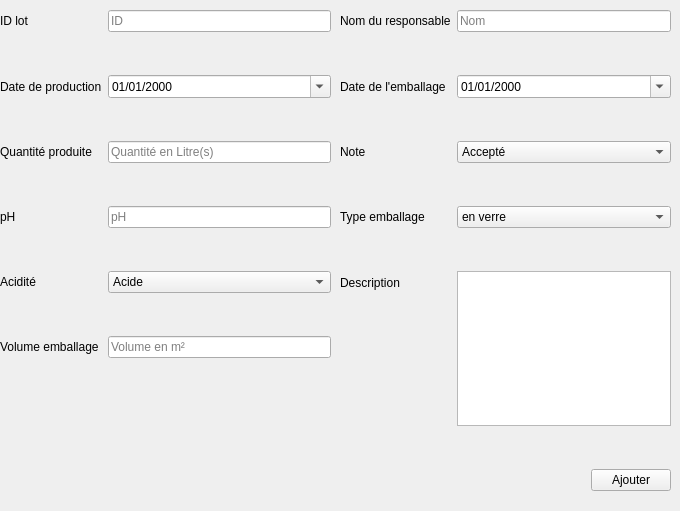
          <widget class="QWidget" name="ajoutpersonnel_2">
           <widget class="QWidget" name="formLayoutWidget_4">
            <property name="geometry">
             <rect>
              <x>340</x>
              <y>10</y>
              <width>331</width>
              <height>481</height>
             </rect>
            </property>
            <layout class="QFormLayout" name="formLayout_4">
             <property name="verticalSpacing">
              <number>43</number>
             </property>
             <item row="0" column="0">
              <widget class="QLabel" name="nomresponsableLabel">
               <property name="text">
                <string>Nom du responsable</string>
               </property>
              </widget>
             </item>
             <item row="0" column="1">
              <widget class="QLineEdit" name="nomresponsableLineEdit">
               <property name="placeholderText">
                <string>Nom</string>
               </property>
              </widget>
             </item>
             <item row="1" column="0">
              <widget class="QLabel" name="dateemballageLabel">
               <property name="text">
                <string>Date de l'emballage</string>
               </property>
              </widget>
             </item>
             <item row="1" column="1">
              <widget class="QDateEdit" name="dateemballageDateEdit">
               <property name="displayFormat">
                <string>dd/MM/yyyy</string>
               </property>
               <property name="calendarPopup">
                <bool>true</bool>
               </property>
              </widget>
             </item>
             <item row="2" column="0">
              <widget class="QLabel" name="noteLabel">
               <property name="text">
                <string>Note</string>
               </property>
              </widget>
             </item>
             <item row="2" column="1">
              <widget class="QComboBox" name="noteComboBox">
               <item>
                <property name="text">
                 <string>Accepté</string>
                </property>
               </item>
               <item>
                <property name="text">
                 <string>En cours</string>
                </property>
               </item>
               <item>
                <property name="text">
                 <string>Rejeté</string>
                </property>
               </item>
              </widget>
             </item>
             <item row="4" column="0">
              <widget class="QLabel" name="descriptionLabel">
               <property name="text">
                <string>Description</string>
               </property>
              </widget>
             </item>
             <item row="4" column="1">
              <widget class="QPlainTextEdit" name="descriptionTextEdit"/>
             </item>
             <item row="5" column="1">
              <layout class="QHBoxLayout" name="qjouterEmpRow_2">
               <item>
                <spacer name="horizontalSpacer_ajouteremp_4">
                 <property name="orientation">
                  <enum>Qt::Orientation::Horizontal</enum>
                 </property>
                 <property name="sizeHint" stdset="0">
                  <size>
                   <width>40</width>
                   <height>20</height>
                  </size>
                 </property>
                </spacer>
               </item>
               <item>
                <widget class="QPushButton" name="ajouterEmpBtn_2">
                 <property name="text">
                  <string>Ajouter</string>
                 </property>
                 <property name="icon">
                  <iconset resource="img.qrc">
                   <normaloff>:/img/export.svg</normaloff>:/img/export.svg</iconset>
                 </property>
                 <property name="iconSize">
                  <size>
                   <width>18</width>
                   <height>18</height>
                  </size>
                 </property>
                </widget>
               </item>
              </layout>
             </item>
             <item row="3" column="0">
              <widget class="QLabel" name="typeemballageLabel">
               <property name="text">
                <string>Type emballage</string>
               </property>
              </widget>
             </item>
             <item row="3" column="1">
              <widget class="QComboBox" name="typeemballageComboBox">
               <item>
                <property name="text">
                 <string>en verre</string>
                </property>
               </item>
               <item>
                <property name="text">
                 <string>en plastique</string>
                </property>
               </item>
               <item>
                <property name="text">
                 <string>métallique</string>
                </property>
               </item>
              </widget>
             </item>
            </layout>
           </widget>
           <widget class="QWidget" name="formLayoutWidget_5">
            <property name="geometry">
             <rect>
              <x>0</x>
              <y>10</y>
              <width>331</width>
              <height>492</height>
             </rect>
            </property>
            <layout class="QFormLayout" name="formLayout_5">
             <property name="verticalSpacing">
              <number>43</number>
             </property>
             <item row="0" column="1">
              <widget class="QLineEdit" name="idlotLineEdit">
               <property name="placeholderText">
                <string>ID</string>
               </property>
              </widget>
             </item>
             <item row="1" column="0">
              <widget class="QLabel" name="dateprodLabel">
               <property name="text">
                <string>Date de production</string>
               </property>
              </widget>
             </item>
             <item row="1" column="1">
              <widget class="QDateEdit" name="dateprodDateEdit">
               <property name="displayFormat">
                <string>dd/MM/yyyy</string>
               </property>
               <property name="calendarPopup">
                <bool>true</bool>
               </property>
              </widget>
             </item>
             <item row="2" column="0">
              <widget class="QLabel" name="quantiteLabel">
               <property name="text">
                <string>Quantité produite</string>
               </property>
              </widget>
             </item>
             <item row="2" column="1">
              <widget class="QLineEdit" name="quantiteLineEdit">
               <property name="placeholderText">
                <string>Quantité en Litre(s)</string>
               </property>
              </widget>
             </item>
             <item row="3" column="0">
              <widget class="QLabel" name="phLabel">
               <property name="text">
                <string>pH</string>
               </property>
              </widget>
             </item>
             <item row="3" column="1">
              <widget class="QLineEdit" name="phLineEdit">
               <property name="placeholderText">
                <string>pH</string>
               </property>
              </widget>
             </item>
             <item row="4" column="0">
              <widget class="QLabel" name="aciditeLabel">
               <property name="text">
                <string>Acidité</string>
               </property>
              </widget>
             </item>
             <item row="4" column="1">
              <widget class="QComboBox" name="noteComboBox_4">
               <item>
                <property name="text">
                 <string>Acide</string>
                </property>
               </item>
               <item>
                <property name="text">
                 <string>Basique</string>
                </property>
               </item>
               <item>
                <property name="text">
                 <string>Neutre</string>
                </property>
               </item>
              </widget>
             </item>
             <item row="5" column="0">
              <widget class="QLabel" name="volumeemballageLabel">
               <property name="text">
                <string>Volume emballage</string>
               </property>
              </widget>
             </item>
             <item row="5" column="1">
              <widget class="QLineEdit" name="volumeemballageLineEdit">
               <property name="placeholderText">
                <string>Volume en m²</string>
               </property>
              </widget>
             </item>
             <item row="0" column="0">
              <widget class="QLabel" name="idlotLabel">
               <property name="text">
                <string>ID lot</string>
               </property>
              </widget>
             </item>
            </layout>
           </widget>
          </widget>
